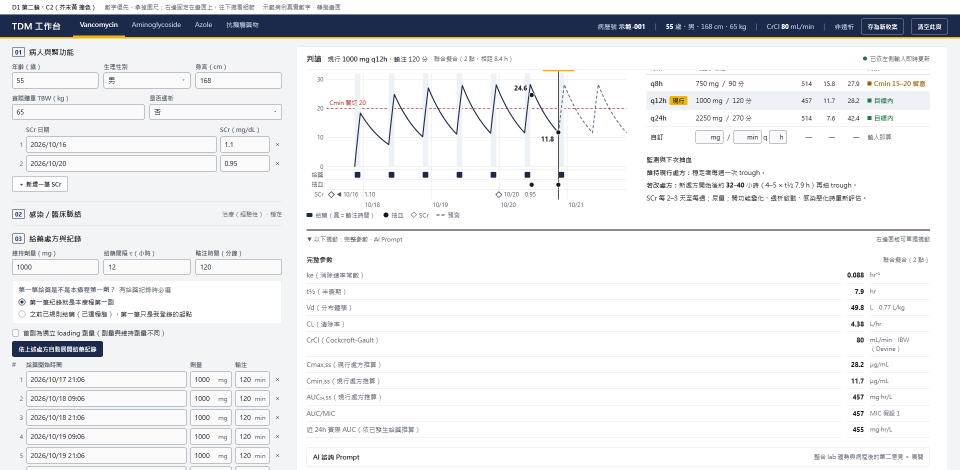
#> input picture docs/direction/shots/C2a_24in_rightscrolled.png, 1920 x 940 px (shown at 1/2 size)
$ python -i shoot2.py   (imports and definitions only)
#> lines starting #> are read from the running program, lines starting #| are printed output that depends on the picture; after the words box and inside, x2 and y2 are one past the last pixel; in counts of white or black regions, pixels touching at a corner belong together
# -*- coding: utf-8 -*-
# C2 截圖：先在 repo 根目錄開 python -m http.server 8765
import subprocess, os, time
from PIL import Image, ImageChops
EDGE = r"C:\Program Files (x86)\Microsoft\Edge\Application\msedge.exe"
ROOT = os.path.abspath(os.path.join(os.path.dirname(os.path.abspath(__file__)), '..'))
# [1 line not run here, left out]
BASE = 'http://127.0.0.1:8765/docs/direction/'

def edge(url, w, h, out):
    if os.path.exists(out): os.remove(out)
    subprocess.run([EDGE, '--headless=new', '--disable-gpu', '--hide-scrollbars', '--force-device-scale-factor=1',
                    '--virtual-time-budget=3000', '--window-size=%d,%d' % (w, h), '--screenshot=' + out, url],
                   stdout=subprocess.DEVNULL, stderr=subprocess.DEVNULL, timeout=90)
    for _ in range(80):
        if os.path.exists(out) and os.path.getsize(out) > 2000:
            time.sleep(0.4); return
        time.sleep(0.25)

def crop_bottom(path, bg=(243, 244, 246)):
#> called with path = '../shots/C2a_24in_rightscrolled.png', bg = (243, 244, 246)
    im = Image.open(path).convert('RGB'); W, H = im.size
#> in crop_bottom, im is the input picture: PIL image 1920x940 RGB; mean R, G, B 234.9, 235.9, 237.6
#> after `W, H = im.size`: W = 1920; H = 940
    diff = ImageChops.difference(im, Image.new('RGB', im.size, bg)).convert('L').point(lambda p: 255 if p > 6 else 0)
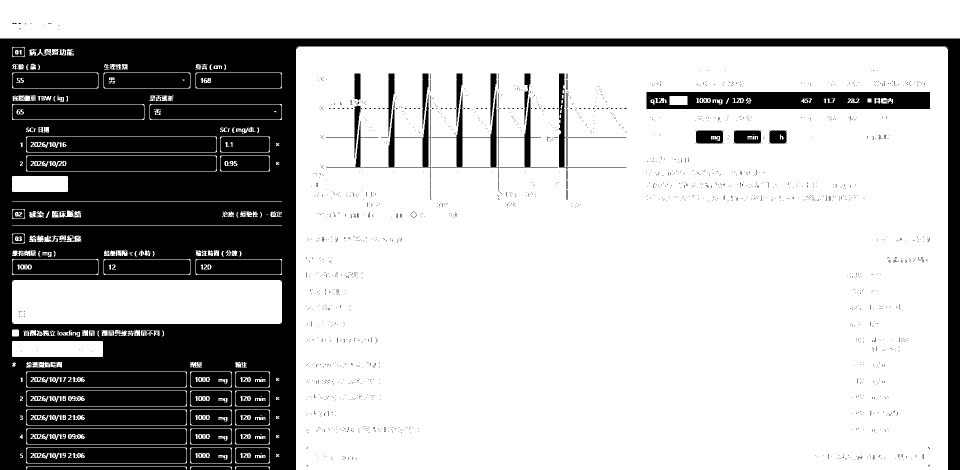
#> diff: PIL image 1920x940 L (shown at 1/2 size); 72.1% white; 2512 black regions (2441 under 20 px), largest, box (x1, y1, x2, y2) and area: (0, 77, 1920, 940) 321218, (1293, 184, 1860, 218) 17121, (53, 274, 433, 304) 10909
    b = diff.getbbox()
#> b = (0, 0, 1920, 940)
    if b: im.crop((0, 0, W, min(H, b[3] + 24))).save(path)

def mobile(page, h, full, out):
    # 無頭 Edge 視窗最窄約 500 px，用 390 寬的 iframe 才是真正的手機版面
    frame = os.path.join(ROOT, '_frame.html')
    open(frame, 'w', encoding='utf-8').write('<!doctype html><meta charset=utf-8><body style="margin:0;background:#F3F4F6"><iframe src="%s%s" style="width:390px;height:%dpx;border:0;display:block"></iframe>' % (page, '?full' if full else '', h))
    big = out + '.big.png'
    edge(BASE + '_frame.html', 640, h, big)
    Image.open(big).convert('RGB').crop((0, 0, 390, h)).save(out); os.remove(big); os.remove(frame)
    if full: crop_bottom(out)

# [12 lines not run here, left out]

>>> result = crop_bottom('../shots/C2a_24in_rightscrolled.png')

$ run again, on docs/direction/shots/C2a_desktop_leftscrolled.jpg
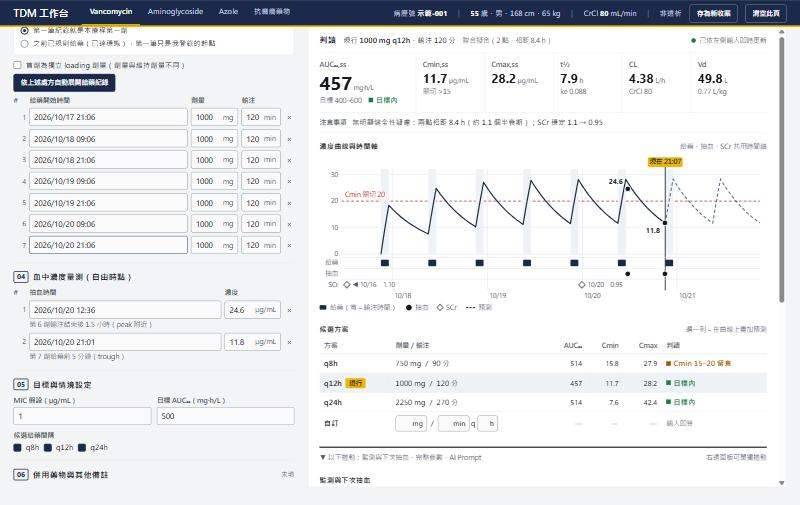
#> input picture docs/direction/shots/C2a_desktop_leftscrolled.jpg, 800 x 505 px
#> in crop_bottom, im is the input picture: PIL image 800x505 RGB; mean R, G, B 231.9, 232.9, 234.6
#> in crop_bottom, `diff = ImageChops.difference(im, Image.new('RGB', im.size, bg)).conver..`:
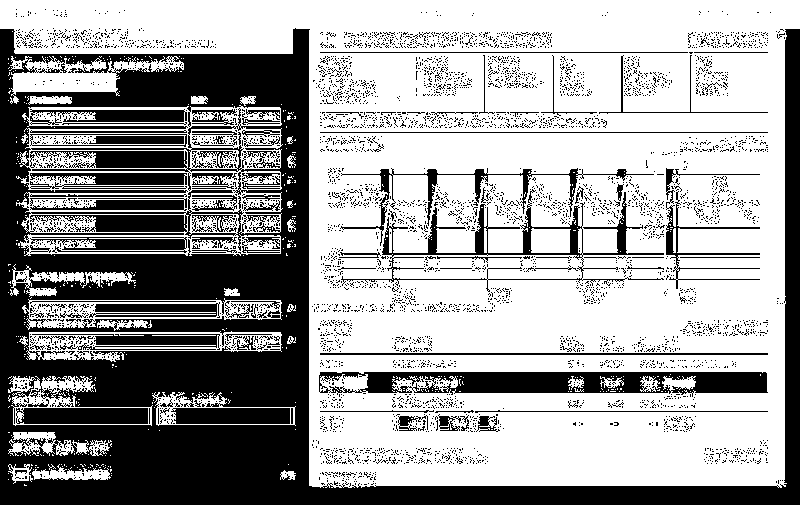
#> diff: PIL image 800x505 L; 62.9% white; 4990 black regions (4874 under 20 px), largest, box (x1, y1, x2, y2) and area: (0, 28, 800, 505) 99870, (319, 372, 768, 397) 7344, (341, 189, 664, 292) 3458
#> b = (0, 0, 800, 488)

$ run again, on docs/direction/shots/A_mobile_full.png
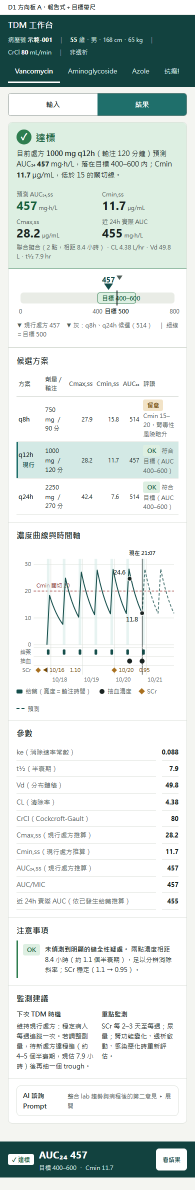
#> input picture docs/direction/shots/A_mobile_full.png, 390 x 2379 px (shown at 1/2 size)
#> in crop_bottom, im is the input picture: PIL image 390x2379 RGB; mean R, G, B 219.1, 227.2, 224.6
#> in crop_bottom, `diff = ImageChops.difference(im, Image.new('RGB', im.size, bg)).conver..`:
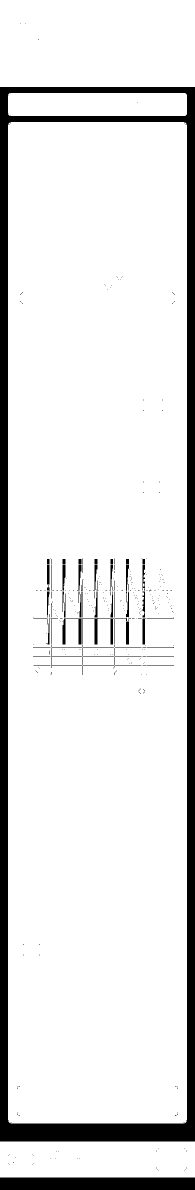
#> diff: PIL image 390x2379 L (shown at 1/2 size); 88.6% white; 362 black regions (304 under 20 px), largest, box (x1, y1, x2, y2) and area: (0, 174, 390, 2283) 89056, (0, 2355, 390, 2379) 9360, (125, 1236, 165, 1289) 675
#> b = (0, 0, 390, 2355)

$ run again, on docs/direction/shots/B_desktop_fold.png
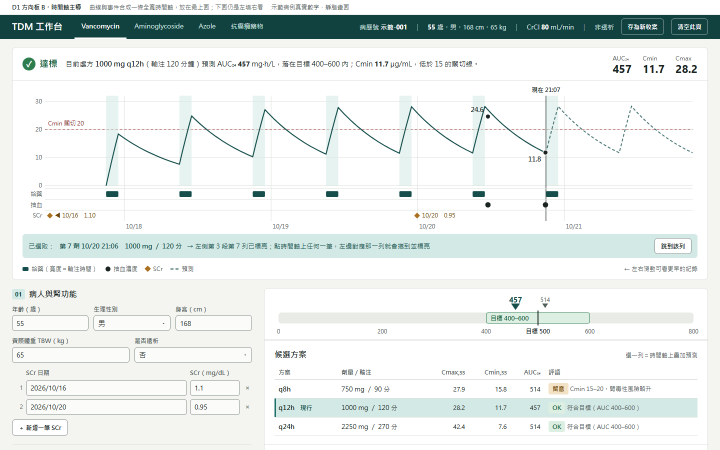
#> input picture docs/direction/shots/B_desktop_fold.png, 1440 x 900 px (shown at 1/2 size)
#> in crop_bottom, im is the input picture: PIL image 1440x900 RGB; mean R, G, B 231.7, 236.8, 235.3
#> in crop_bottom, `diff = ImageChops.difference(im, Image.new('RGB', im.size, bg)).conver..`:
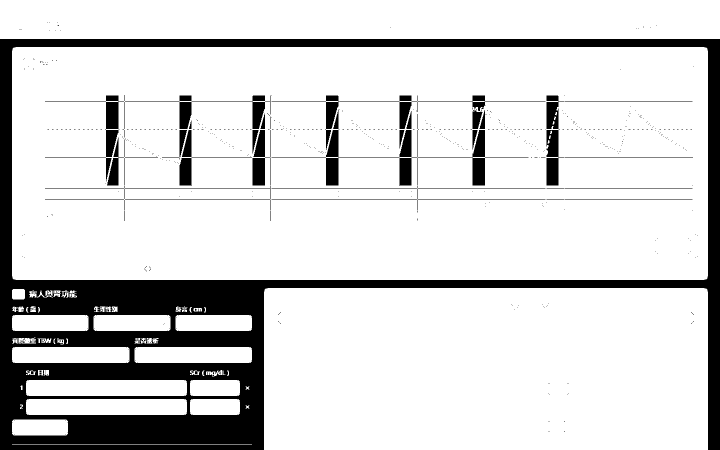
#> diff: PIL image 1440x900 L (shown at 1/2 size); 83.3% white; 700 black regions (635 under 20 px), largest, box (x1, y1, x2, y2) and area: (0, 78, 1440, 900) 182485, (249, 203, 542, 258) 2563, (543, 259, 835, 315) 2237
#> b = (0, 0, 1440, 900)
